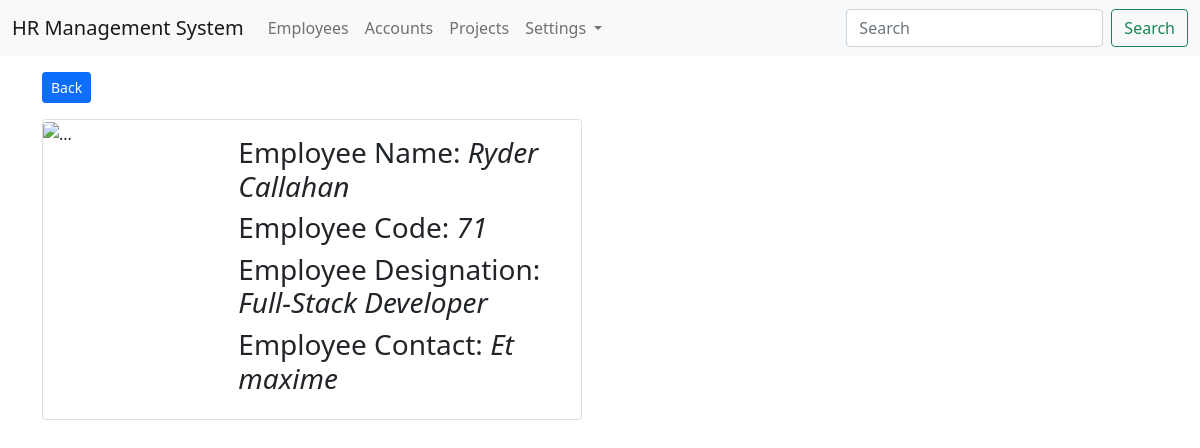
The app's page /employees/show/71/ with its own data.
### Employees/models.py (models this page shows, shortened)
class EmployeeDetail(models.Model):
    employee_code = models.PositiveIntegerField(primary_key=True, auto_created=True)
    employee_name = models.CharField(max_length=30)
    employee_designation = models.ForeignKey(EmployeeDesignation, on_delete=models.CASCADE)
    employee_contact = models.CharField(max_length=10)
    employee_image = models.FileField(upload_to="images/employeeImage", blank=True, null=True)
    is_active = models.BooleanField(default=True)
    class Meta:
        db_table = "employee_details"
        ordering = ["-employee_name"]

class EmployeeDesignation(models.Model):
    designation_name = models.CharField(max_length=100)
    def __str__(self):
        return self.designation_name
    class Meta:
        db_table = "designation_name"
        ordering = ["-designation_name"]

### Employees/views.py (the view)
# urls.py: path('show/<int:pk>/', views.employee_show, name='employee_show'),
def employee_show(request, pk):
    employee_obj= EmployeeDetail.objects.get(pk=pk)
    context={"data": employee_obj}
    return render(request, 'employees/employee_show.html', context)

### templates/employees/employee_show.html (shortened to what this page needs)
{% extends 'layouts/master.html' %}
{% block content %}
<div class="container">
    <a href="{% url 'employee_list' %}" class= "btn btn-sm btn-primary mb-3 mt-3"> Back</a>
    <div class="card mb-3" style="max-width: 540px;">
        <div class="row g-0">
            <div class="col-md-4">
                <img src="..." class="img-fluid rounded-start" alt="...">
            </div>
            <div class="col-md-8">
                <div class="card-body">
                  <h3 class="card-title">Employee Name: <i>{{ data.employee_name }}</i></h3>
                  <h3>Employee Code: <i>{{ data.employee_code }}</i></h3>
                  <h3>Employee Designation: <i>{{ data.employee_designation }}</i></h3>
                  <h3>Employee Contact: <i>{{ data.employee_contact }}</i></h3>
                </div>
            </div>
        </div>
    </div>
</div>
{% endblock %}

### records on screen
EmployeeDetail: employee_name "Ryder Callahan", employee_code "71", employee_designation "Full-Stack Developer", employee_contact "Et maxime"
